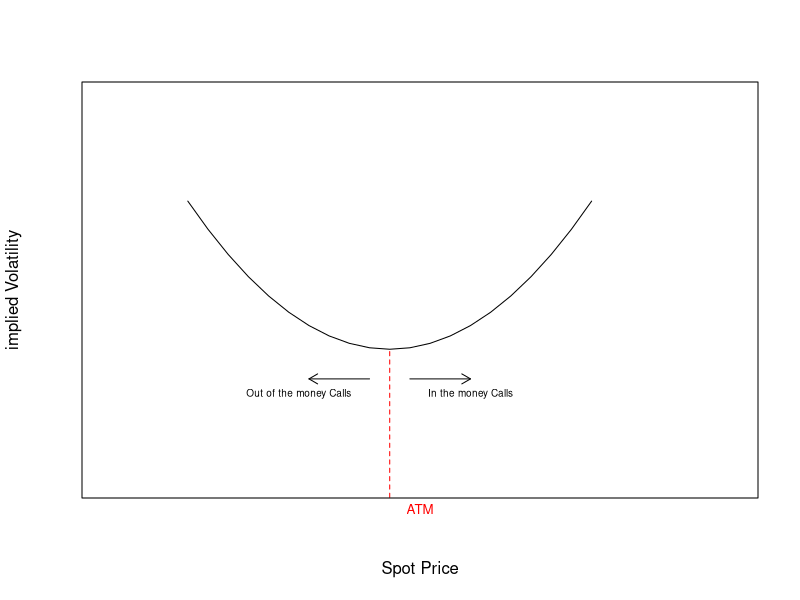

This chart was generated by the following R code:
x = c()
x[1] <- (-10)^2

for (i in 2:21){
  
  x[i] <- (i-11)^2
  
  
}

print(x)
plot(x, type='l', axes=FALSE, xlim = c(-3,28), ylim = c(-90,170), xlab = "Spot Price",
     ylab = "implied Volatility")
segments(x0=11,y0=-100,x1=11,y1=0,lty=2, col = 'red')
mtext("ATM", side = 1, col = 'red', cex = 0.8, lwd=10)
box()
arrows(x0=10,y0=-20,x1=7,y1=-20, col = 'black', length = 0.1)
arrows(x0=15,y0=-20,x1=12,y1=-20, col = 'black', length = 0.1, code = 1)
text("Out of the money Calls", x = 6.5, y = -30, col = 'black', cex = 0.6)
text("In the money Calls", x = 15, y = -30, col = 'black', cex = 0.6)

